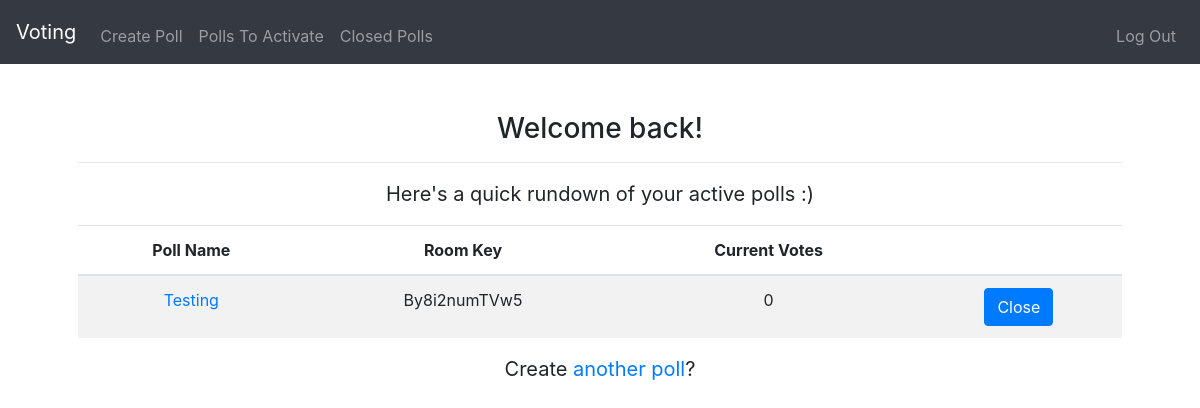
/homepage (signed in), run on the app's committed database.
### website/models.py (models this page shows)
class Poll(db.Model):
    id = db.Column(db.Integer, primary_key=True)
    user_id = db.Column(db.Integer, db.ForeignKey('user.id'))
    name = db.Column(db.String(150))
    status = db.Column(db.String(6))
    roomkey = db.Column(db.String(18), unique=True)
    time_created = db.Column(db.DateTime(timezone=True), default=func.now())
    num_candidates = db.Column(db.Integer)
    num_votes = db.Column(db.Integer, default=0)

### website/views.py (the view)
@views.route("/homepage")
@login_required
def homepage():
    active_polls = db.session.query(Poll).filter_by(
        user_id=current_user.id, status="active").all()
    return render_template("homepage.html", user=current_user, active_polls=active_polls)

### website/__init__.py (called while the page is built)
def create_app():
    app = Flask(__name__)
    app.config['SECRET_KEY'] = "asdfasdfasdf asdfasdfasdf"
    app.config["SQLALCHEMY_DATABASE_URI"] = f'sqlite:///{DB_NAME}'
    app.config["SQLALCHEMY_TRACK_MODIFICATIONS"] = False
    db.init_app(app)
    from .views import views
    from .auth import auth
    app.register_blueprint(views, url_prefix="/")
    app.register_blueprint(auth, url_prefix="/")
    from .models import User
    create_database(app)
    login_manager = LoginManager()
    login_manager.login_view = "views.index"
    login_manager.init_app(app)
    @login_manager.user_loader
    def load_user(id):
        return User.query.get(int(id))
    return app

### website/templates/homepage.html (shortened to what this page needs)
{% extends "layout.html" %}
{% block main %}
<h3>Welcome back!</h3>
<hr>
{% if not active_polls %}
<p class="homepage">You don't seem to have any active polls.....<a href="/create-poll">Create one</a>?</p>
{% else %}
<p class="homepage">Here's a quick rundown of your active polls :)</p>
<table class="table table-striped">
    <thead>
        <tr>
            <th>Poll Name</th>
            <th>Room Key</th>
            <th>Current Votes</th>
            <th></th>
        </tr>
    </thead>
    <tbody>
    {% for poll in active_polls %}
        <tr>
            <td><a href="/current-poll/{{ poll.roomkey }}">{{ poll.name }}</a></td>
            <td>{{ poll.roomkey }}</td>
            <td>{{ poll.num_votes }}</td>
            <td>
                <form method="get" action="/closed-polls">
                <button type="submit" class="btn btn-primary">Close</button>
                </form>
            </td>
        </tr>
    {% endfor %}
    </tbody>
</table>
<p class="homepage">Create <a href="/create-poll">another poll</a>?</p>
{% endif %}
{% endblock %}

### website/static/styles.css (style rules this page uses)
main .homepage { font-size: 20px; }

### data on the page
Poll: name "Testing", roomkey "By8i2numTVw5", num_votes "0"
